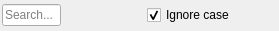
<?xml version="1.0" encoding="UTF-8"?>
<ui version="4.0">
 <class>EditorTabPage</class>
 <widget class="QWidget" name="EditorTabPage">
  <property name="geometry">
   <rect>
    <x>0</x>
    <y>0</y>
    <width>279</width>
    <height>31</height>
   </rect>
  </property>
  <property name="windowTitle">
   <string>Form</string>
  </property>
  <layout class="QVBoxLayout" name="verticalLayout">
   <property name="spacing">
    <number>0</number>
   </property>
   <property name="leftMargin">
    <number>0</number>
   </property>
   <property name="topMargin">
    <number>0</number>
   </property>
   <property name="rightMargin">
    <number>0</number>
   </property>
   <property name="bottomMargin">
    <number>0</number>
   </property>
   <item>
    <widget class="QWidget" name="findWidget" native="true">
     <layout class="QHBoxLayout" name="horizontalLayout">
      <property name="spacing">
       <number>2</number>
      </property>
      <property name="leftMargin">
       <number>2</number>
      </property>
      <property name="topMargin">
       <number>2</number>
      </property>
      <property name="rightMargin">
       <number>2</number>
      </property>
      <property name="bottomMargin">
       <number>2</number>
      </property>
      <item>
       <widget class="QLineEdit" name="searchLineEdit">
        <property name="placeholderText">
         <string>Search...</string>
        </property>
       </widget>
      </item>
      <item>
       <widget class="QPushButton" name="prev">
        <property name="sizePolicy">
         <sizepolicy hsizetype="Minimum" vsizetype="Minimum">
          <horstretch>0</horstretch>
          <verstretch>0</verstretch>
         </sizepolicy>
        </property>
        <property name="sizeIncrement">
         <size>
          <width>1</width>
          <height>1</height>
         </size>
        </property>
        <property name="baseSize">
         <size>
          <width>16</width>
          <height>16</height>
         </size>
        </property>
        <property name="text">
         <string/>
        </property>
        <property name="flat">
         <bool>true</bool>
        </property>
       </widget>
      </item>
      <item>
       <widget class="QPushButton" name="next">
        <property name="sizePolicy">
         <sizepolicy hsizetype="Minimum" vsizetype="Minimum">
          <horstretch>0</horstretch>
          <verstretch>0</verstretch>
         </sizepolicy>
        </property>
        <property name="sizeIncrement">
         <size>
          <width>1</width>
          <height>1</height>
         </size>
        </property>
        <property name="baseSize">
         <size>
          <width>16</width>
          <height>16</height>
         </size>
        </property>
        <property name="text">
         <string/>
        </property>
        <property name="flat">
         <bool>true</bool>
        </property>
       </widget>
      </item>
      <item>
       <widget class="QCheckBox" name="ignoreCase">
        <property name="text">
         <string>Ignore case</string>
        </property>
        <property name="checked">
         <bool>true</bool>
        </property>
       </widget>
      </item>
      <item>
       <widget class="QPushButton" name="close">
        <property name="sizePolicy">
         <sizepolicy hsizetype="Minimum" vsizetype="Minimum">
          <horstretch>0</horstretch>
          <verstretch>0</verstretch>
         </sizepolicy>
        </property>
        <property name="sizeIncrement">
         <size>
          <width>1</width>
          <height>1</height>
         </size>
        </property>
        <property name="baseSize">
         <size>
          <width>16</width>
          <height>16</height>
         </size>
        </property>
        <property name="text">
         <string/>
        </property>
        <property name="flat">
         <bool>true</bool>
        </property>
       </widget>
      </item>
     </layout>
    </widget>
   </item>
  </layout>
 </widget>
 <resources/>
 <connections/>
</ui>
